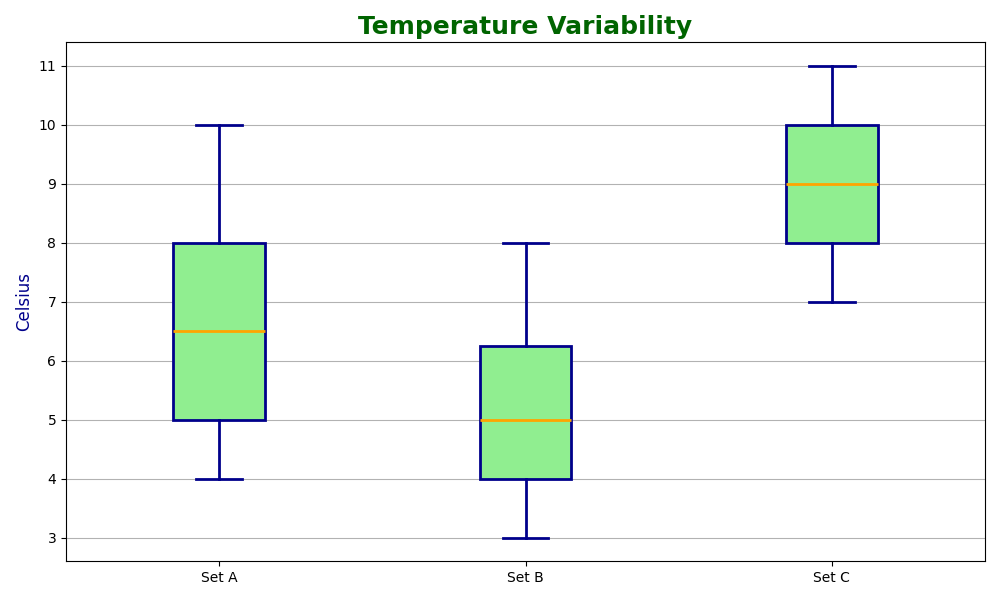

Write the Python code that produced this figure.
import matplotlib.pyplot as plt
import numpy as np

# Data for temperature groups
temperatures_first = [5, 6, 8, 7, 6, 5, 7, 8, 9, 4, 5, 5, 6, 7, 8, 5, 6, 7, 10, 6, 7, 5, 8, 9]
additional_data1 = [3, 4, 6, 7, 5, 3, 6, 6, 8, 3, 5, 4, 3, 6, 7, 4, 5, 6, 8, 5, 5, 3, 7, 8]
additional_data2 = [7, 8, 9, 10, 9, 8, 7, 11, 10, 9, 8, 7, 8, 9, 10, 9, 8, 9, 11, 9, 8, 7, 10, 11]

# Combine all groups
all_data = [temperatures_first, additional_data1, additional_data2]

fig, ax = plt.subplots(figsize=(10, 6))
ax.boxplot(all_data, vert=True, patch_artist=True,
           boxprops=dict(facecolor='lightgreen', color='darkblue', linewidth=2),
           whiskerprops=dict(color='darkblue', linewidth=2),
           capprops=dict(color='darkblue', linewidth=2),
           medianprops=dict(color='orange', linewidth=2),
           flierprops=dict(markerfacecolor='darkblue', marker='^', markersize=8, alpha=0.8))

ax.set_title('Temperature Variability', fontsize=18, fontweight='bold', color='darkgreen')
ax.set_ylabel('Celsius', fontsize=12, color='darkblue')
ax.yaxis.grid(True, linestyle='-', which='major', color='black', alpha=0.3)
ax.set_xticklabels(['Set A', 'Set B', 'Set C'])

plt.tight_layout()
plt.show()
